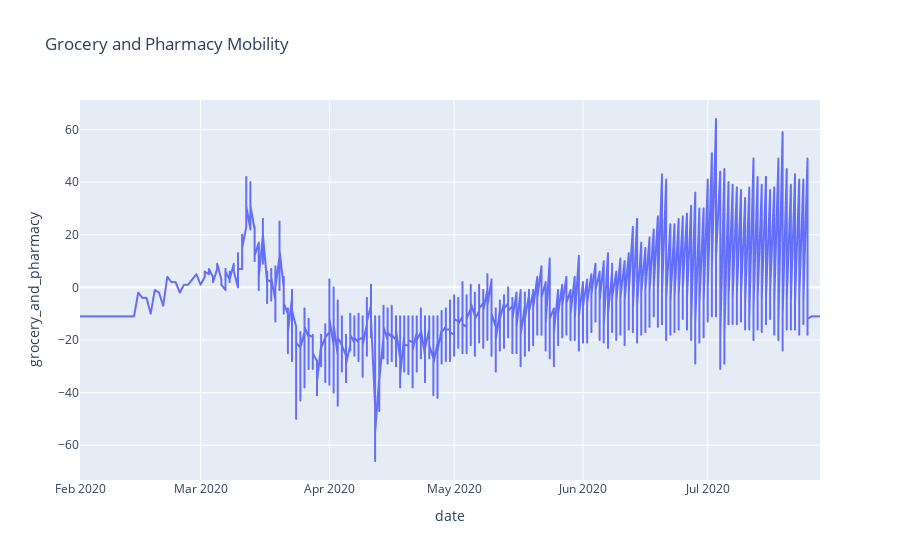

The notebook cell this image was saved under:
### Code cell
import plotly.express as px
fig = px.line(df, x='date', y='grocery_and_pharmacy', title='Grocery and Pharmacy Mobility')
fig.show()

### Figure 1 — Plotly figure (JSON) as saved in the notebook; plotly's stock layout.template omitted (floating-point values rounded to 4 significant figures; data arrays with more than 128 entries replaced by an {"elided": "..."} marker saying what was removed)
{"data": [{"hovertemplate": "date=%{x}<br>grocery_and_pharmacy=%{y}<extra></extra>", "legendgroup": "", "line": {"color": "#636efa", "dash": "solid"}, "mode": "lines", "name": "", "showlegend": false, "type": "scattergl", "x": {"elided": "1969 str values"}, "xaxis": "x", "y": {"elided": "1969 int values"}, "yaxis": "y"}], "layout": {"legend": {"tracegroupgap": 0}, "title": {"text": "Grocery and Pharmacy Mobility"}, "xaxis": {"anchor": "y", "domain": [0, 1], "title": {"text": "date"}}, "yaxis": {"anchor": "x", "domain": [0, 1], "title": {"text": "grocery_and_pharmacy"}}}}
